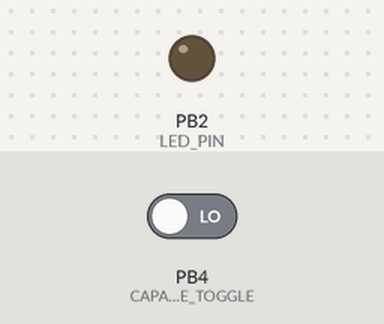
The sketch below on a simulated ATtiny85, built with avr-gcc and run on an emulated ATtiny85. Parts: output pins drawn as LEDs (lit = HIGH). Inputs (shaded band) come from the test bench; at power-on: PB4 (CAPACITIVE_TOGGLE) LOW.

Above: at 1.2 s.
1.3 s: PB4 (CAPACITIVE_TOGGLE) driven HIGH
At 2.5 s:
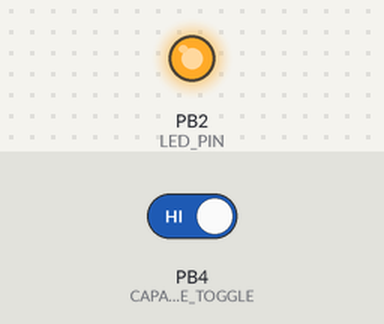
2.8 s: PB4 (CAPACITIVE_TOGGLE) driven LOW
At 3.7 s:
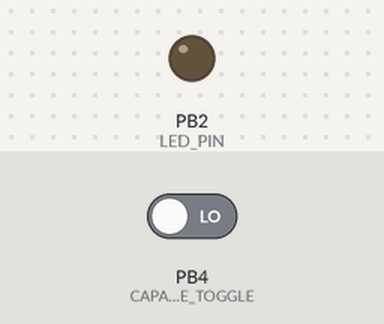
Timing chart, 0 to 5.8 s (numbered marks = the images above; inputs shaded):
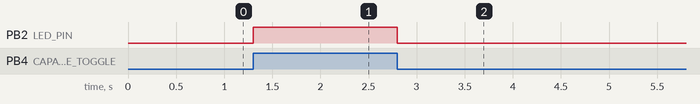

Measured:
- after the input at 1.3 s, PB2 (LED_PIN): LOW → HIGH at once
- after the input at 2.8 s, PB2 (LED_PIN): HIGH → LOW at once

The sketch:

ATTiny_CapSense_Toggle.ino
```cpp
// capacitive touch toggle board's output pin
// is connected to Digital Pin 4 on ATTiny45
#define CAPACITIVE_TOGGLE 4
// LED is connected to Digital Pin 2 on ATTiny45
#define LED_PIN 2

void setup() {
  pinMode(CAPACITIVE_TOGGLE, INPUT);
  pinMode(LED_PIN, OUTPUT);
  digitalWrite(LED_PIN, LOW);
}

void loop() {
  if(digitalRead(CAPACITIVE_TOGGLE)){
    digitalWrite(LED_PIN, HIGH);
  } else {
    digitalWrite(LED_PIN, LOW);
  }
}
```
